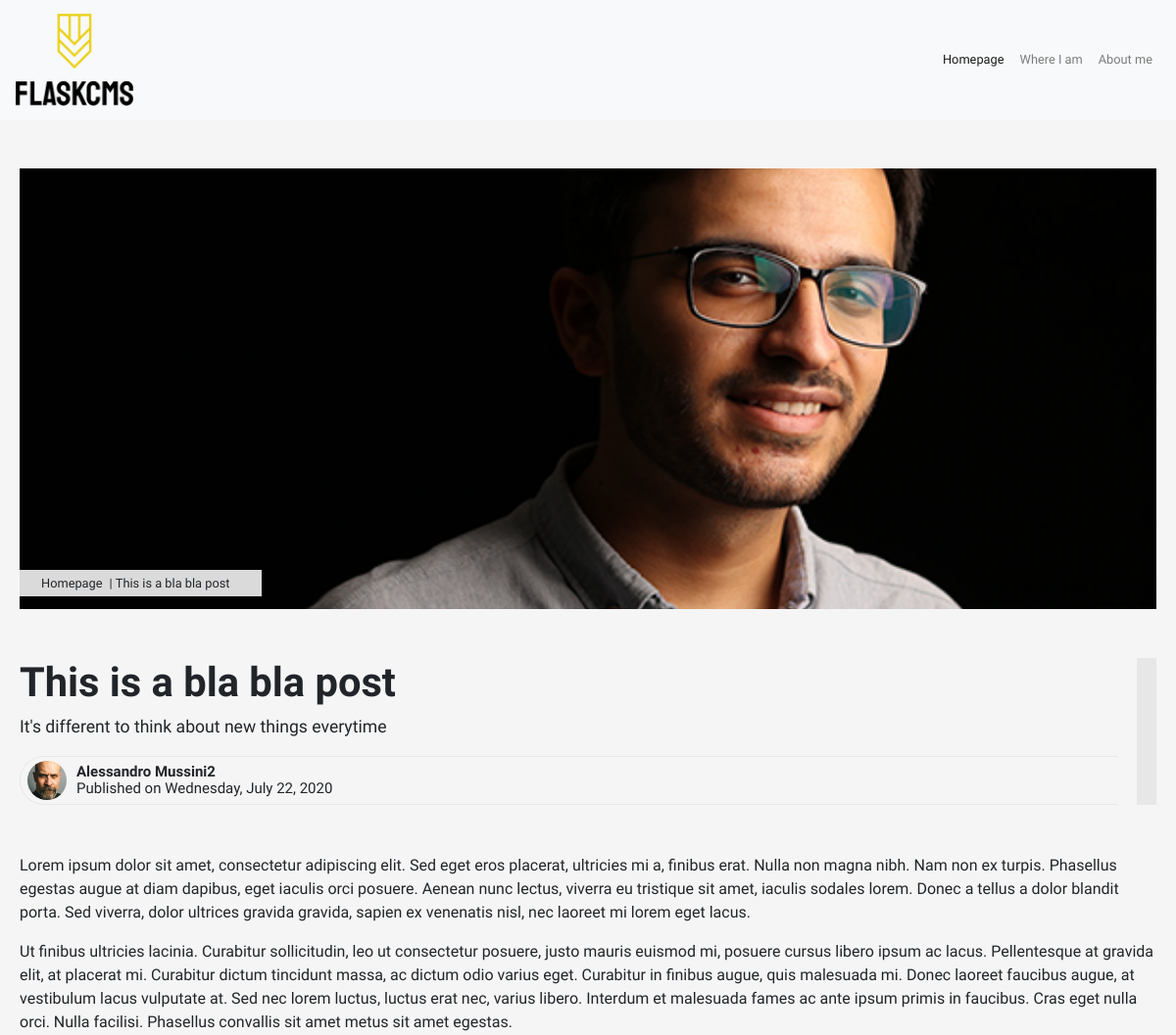
Page /post/this-is-a-bla-bla-post (upper part) on the earlier database version.
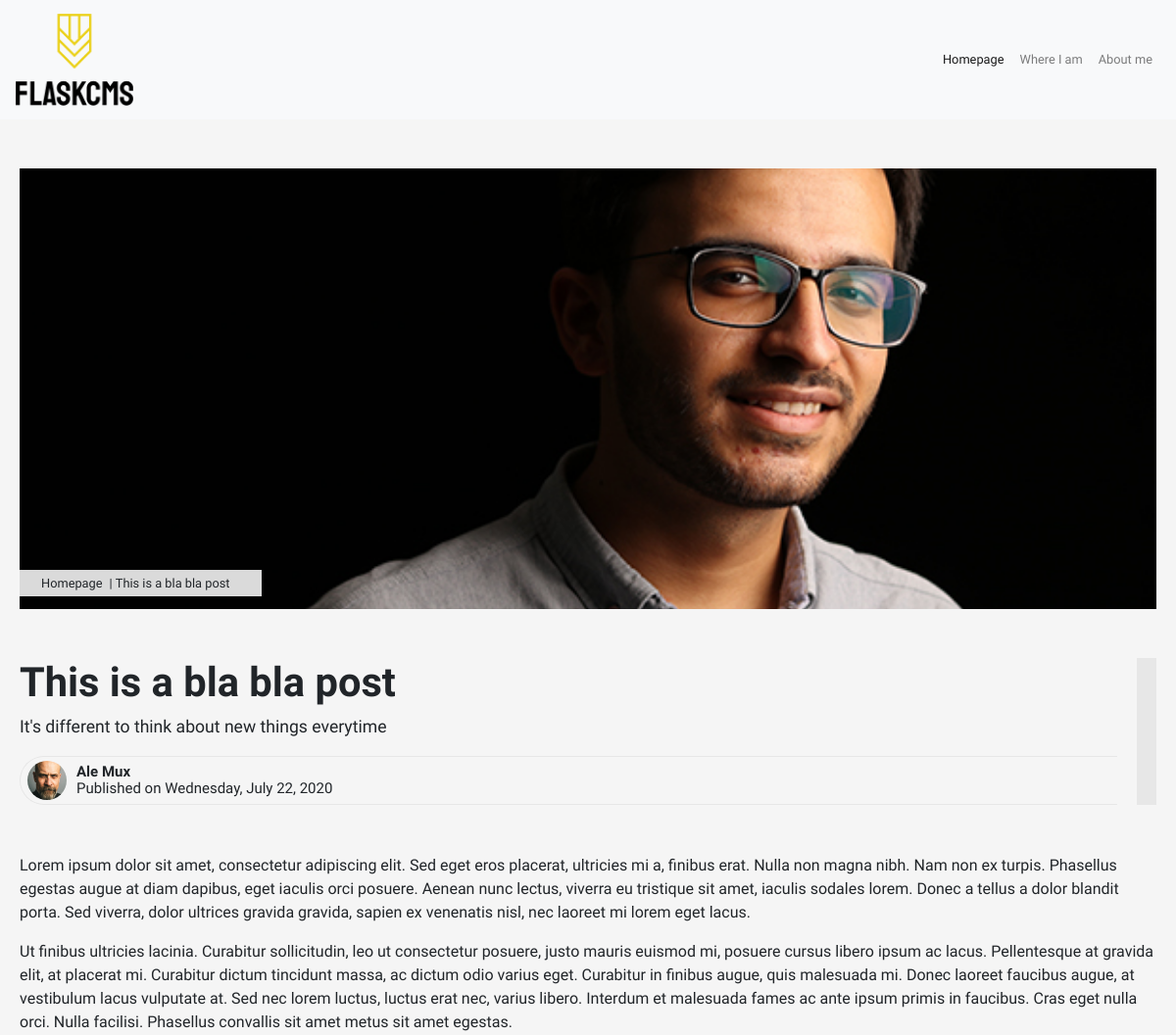
Same page on the later database version.
### tables this page shows
CREATE TABLE "users" (
	"id"	INTEGER NOT NULL,
	"email"	TEXT NOT NULL,
	"password"	TEXT NOT NULL,
	"active"	integer DEFAULT 0,
	"name"	varchar(100),
	"idusers_level"	INTEGER DEFAULT 0,
	"photo"	varchar(250),
	PRIMARY KEY("id" AUTOINCREMENT)
);

### application.py (the view)
@app.route('/post/<post_url>')
def post_url(post_url):
    opt = global_options(db)
    menu = global_menu(db)
    post = db.execute("SELECT post.*, users.photo as user_photo, users.name FROM post, users WHERE post.idusers = users.id AND url = :url AND is_visible=1",
                    url = post_url)
    if len(post) == 0:
        return apology("Post not found", 404)
    else:
        datetime_str = str(post[0]['date'])
        datetime_object = datetime.strptime(datetime_str, '%Y-%m-%d %H:%M:%S')
        date_label = datetime_object.strftime("%A, %B %d, %Y")
        post[0]['date_label'] = date_label
    return render_template("base_post.html", opt = opt, page = post[0], menu = menu)

### application.py (called while the page is built)
@app.after_request
def after_request(response):
    response.headers["Cache-Control"] = "no-cache, no-store, must-revalidate"
    response.headers["Expires"] = 0
    response.headers["Pragma"] = "no-cache"
    return response

### helpers.py (called while the page is built)
def global_options(db):
    globals = db.execute("SELECT * FROM options WHERE id=1")
    return globals[0]

def global_menu(db):
    menu = db.execute("SELECT url, title FROM pages WHERE is_visible=1 AND menu_item=1 ORDER BY menu_order ASC")
    return menu

### templates/base_post.html (shortened to what this page needs)
<!DOCTYPE html>
<html lang="en">
    <head>
      <link href="https://maxcdn.bootstrapcdn.com/bootstrap/4.1.3/css/bootstrap.min.css" rel="stylesheet">
      <link href="/static/css/style.css" rel="stylesheet">
      <link rel="stylesheet" href="https://cdnjs.cloudflare.com/ajax/libs/animate.css/4.0.0/animate.min.css" />
      <link rel="stylesheet" href="https://use.fontawesome.com/releases/v5.13.1/css/all.css">
    </head>
    <body>
      <nav class="navbar navbar-expand-lg navbar-light bg-light">
        <a class="navbar-brand" href="/" title="Back to Homepage">
          <img src="/static/img/logo_small.png" alt="{{opt.site_name}} logo" />
        </a>
        <div class="collapse navbar-collapse" id="navbarSupportedContent">
          <ul class="navbar-nav ">
            {%
            for item in menu
            %}
            {% if item.url == 'homepage' %}
            <li class="nav-item active">
              <a class="nav-link" href="/">{{item.title}}</a>
            </li>
            {% else %}
            <li class="nav-item">
              <a class="nav-link" href="/pages/{{item.url}}">{{item.title}}</a>
            </li>
            {% endif %}
            {%
            endfor
            %}
          </ul>
        </div>
    </nav>
      <div id="contents">
          <div class="page_content">
            {% if page.photo != None and page.photo != '' %}
            <div class="page_header_image">
              <img src="/static/uploads/{{page.photo}}" alt="{{page.title}}" />
            </div>
            {% endif %}
            <div class="page_breadcrumb">
                <ul>
                    <li><a href="/">Homepage</a></li>
                    <li>{{page.title}}</li>
                </ul>
            </div>
            <div class="page_title">
              <h1>{{page.title}}</h1>
              <p>{{page.subtitle}}</p>
              <div class="page_author">
                  {% if page.user_photo != None and page.user_photo != ''%}
                  <div class="page_author_img">
                      <img src="/static/uploads/{{page.user_photo}}" />
                  </div>{% endif %}
                  <div class="page_author_name">{{page.name}}</div>
                  <div>Published on {{page.date_label}}</div>
              </div>
            </div>
            <div class="page_body">{{page.text|safe}}</div>
          </div>
      </div>
    </body>
</html>

Differences in the rows shown:
changed users: name "Alessandro Mussini2" → "Ale Mux"
